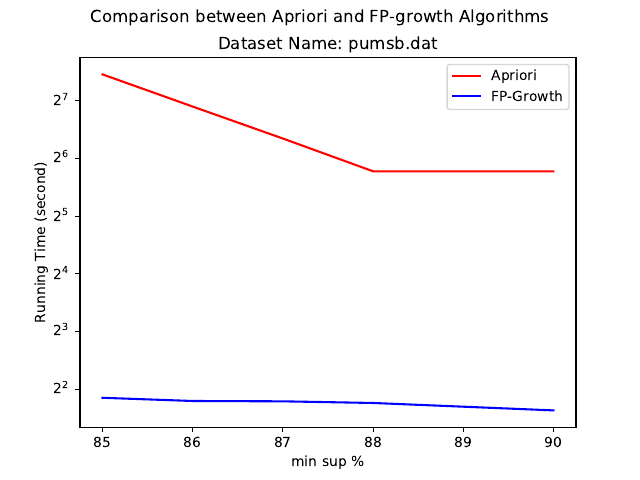

Python code for this plot:
from matplotlib import pyplot as plt
import numpy as np


###tobechanged
x = [85,86,87,88,90]
Apriori = [175.237482,119.091542000000,81.167116,54.783790000000,54.783790000000]
FP_growth = [3.616744000000,3.479913000000,3.465913000000,3.398241000000,3.108630]

plt.plot(x, Apriori, color='r', label='Apriori')
plt.plot(x, FP_growth, color='b', label='FP-Growth')

plt.ylabel('Running Time (second)')
plt.xlabel('min sup %')


plt.suptitle('Comparison between Apriori and FP-growth Algorithms')
plt.title('Dataset Name: pumsb.dat')
plt.legend(loc='upper right')

plt.yscale('log',basey = 2)


###tobechanged
plt.savefig('pumsb.pdf')
plt.savefig('pumsb.png')

# plt.yticks(Apriori+FP_growth,Apriori+FP_growth)
plt.xticks(x,x)



plt.show()